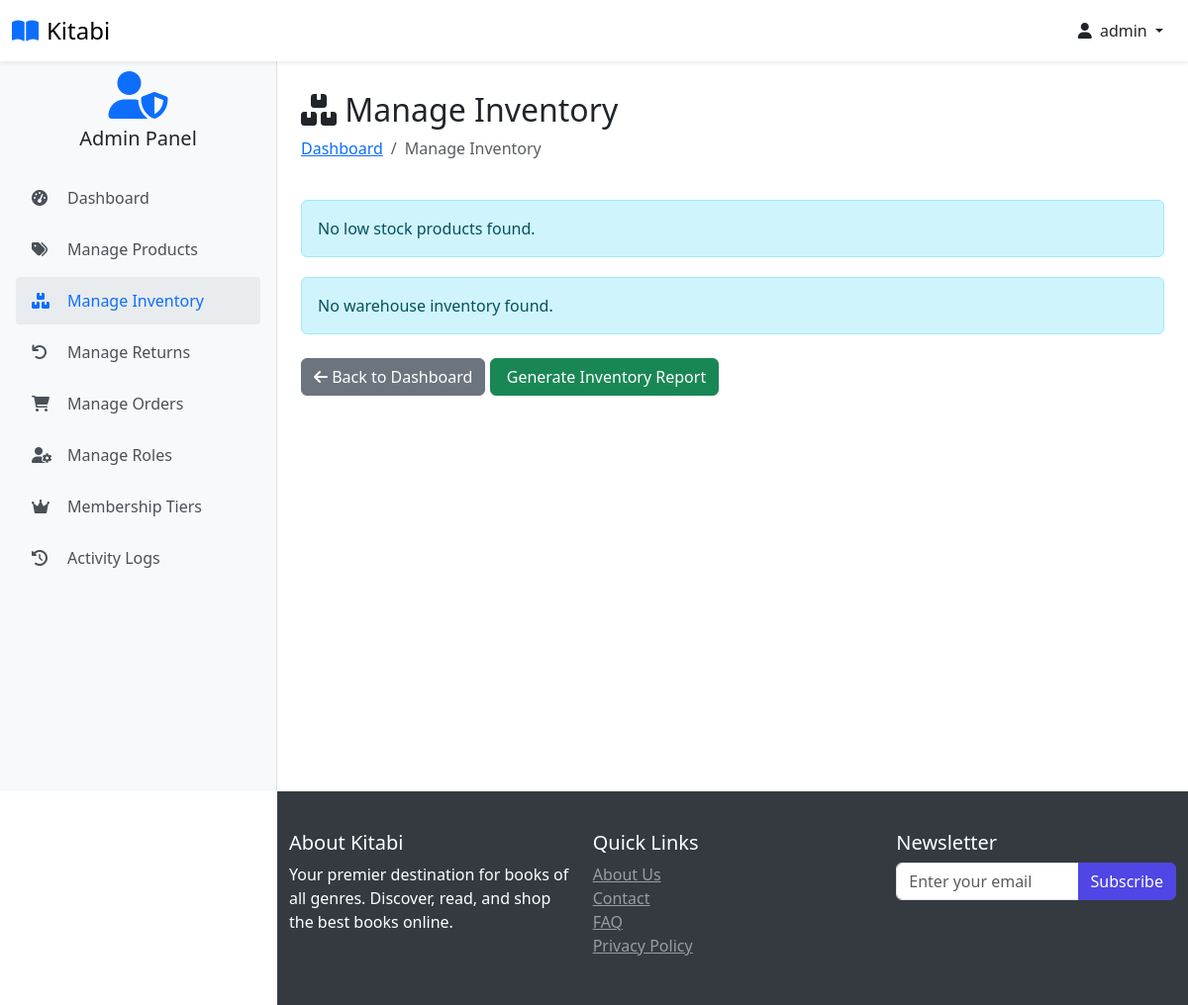
Before: /inventory-management (signed in) with the older database file.
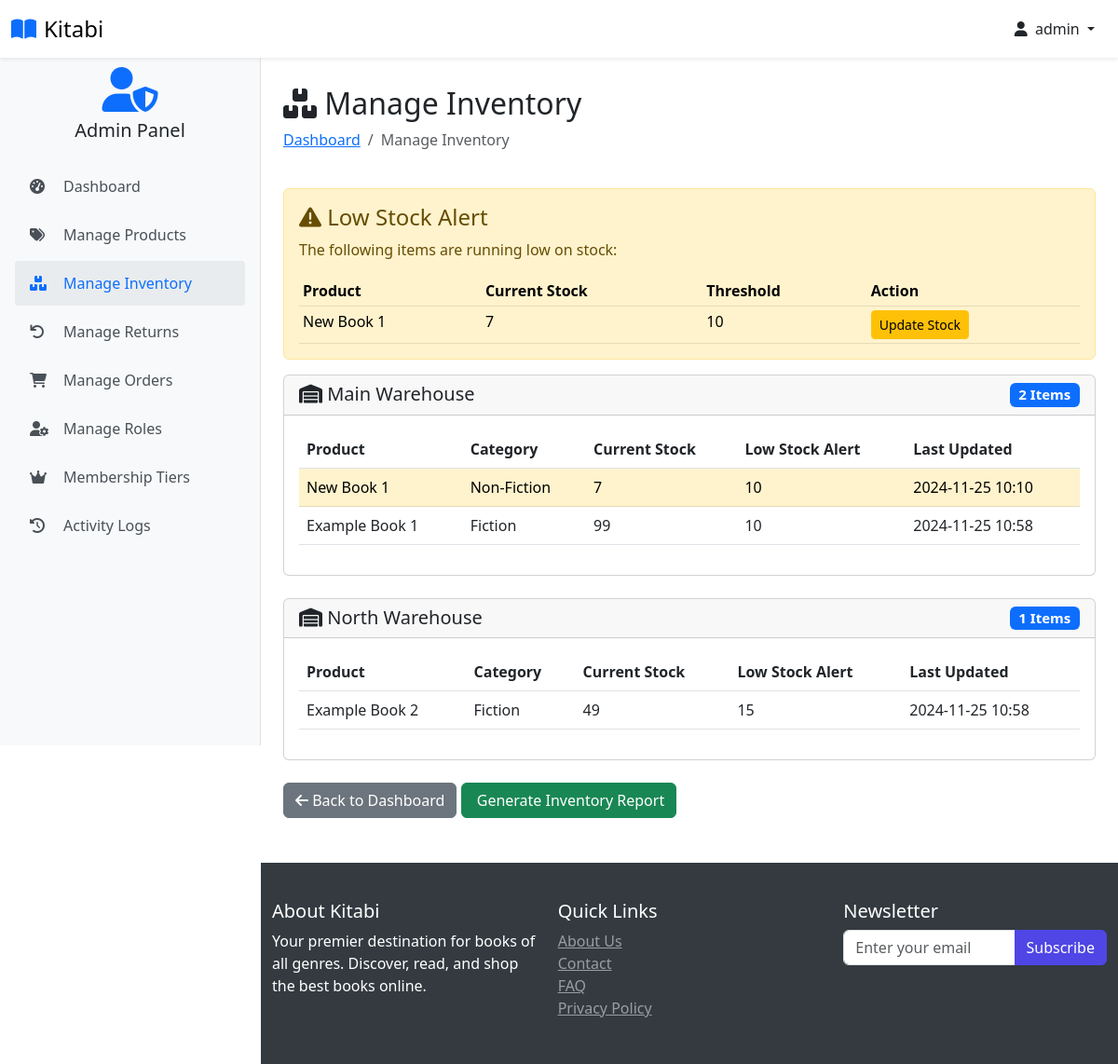
After: the same page with the newer database file.
### website/models.py (models this page shows, shortened)
class Product(db.Model):
    id = db.Column(db.Integer, primary_key=True)
    product_name = db.Column(db.String(100), nullable=False)
    author = db.Column(db.String(100), nullable=False)
    rating = db.Column(db.Float, nullable=False)
    current_price = db.Column(db.Float, nullable=False)
    in_stock = db.Column(db.Integer, nullable=False)
    low_stock_threshold = db.Column(db.Integer, default=10)
    warehouse_location = db.Column(db.String(100), nullable=False, default='Main Warehouse')
    promotion_percentage = db.Column(db.Integer, default=0)
    discounted_price = db.Column(db.Float, nullable=True)
    product_picture = db.Column(db.String(1000), nullable=False)
    flash_sale = db.Column(db.Boolean, default=False)
    date_added = db.Column(db.DateTime, default=datetime.utcnow)
    category_id = db.Column(db.Integer, db.ForeignKey('category.id'), nullable=False)
    subcategory_id = db.Column(db.Integer, db.ForeignKey('sub_category.id'), nullable=False)
    last_stock_update = db.Column(db.DateTime, default=datetime.utcnow)
    returns = db.relationship('Return', foreign_keys='Return.product_link', back_populates='product', lazy=True)
    carts = db.relationship('Cart', back_populates='product', lazy=True)
    orders = db.relationship('Order', back_populates='product', lazy=True)
    stock_history = db.relationship('StockHistory', back_populates='product', lazy=True)
    category = db.relationship('Category', back_populates='products')
    subcategory = db.relationship('SubCategory', back_populates='products')

class Category(db.Model):
    id = db.Column(db.Integer, primary_key=True)
    name = db.Column(db.String(100), nullable=False, unique=True)
    products = db.relationship('Product', back_populates='category', lazy=True)
    subcategories = db.relationship('SubCategory', back_populates='category', lazy=True)

### website/admin.py (the view)
@admin.route('/inventory-management')
@login_required
@admin_required
@check_permission('manage_inventory')
def inventory_management():
    try:
        products = Product.query.options(
            joinedload(Product.category)
        ).all()
        print(f"Found {len(products)} products")  # Debug print
        low_stock_products = Product.query.filter(
            Product.in_stock <= Product.low_stock_threshold
        ).options(
            joinedload(Product.category)
        ).all()
        print(f"Found {len(low_stock_products)} low stock products")  # Debug print
        warehouse_inventory = {}
        for product in products:
            warehouse_location = product.warehouse_location or 'Main Warehouse'
            if warehouse_location not in warehouse_inventory:
                warehouse_inventory[warehouse_location] = []
            warehouse_inventory[warehouse_location].append(product)
        print(f"Warehouse inventory: {warehouse_inventory.keys()}")  # Debug print
        for warehouse, items in warehouse_inventory.items():
            print(f"Warehouse {warehouse}: {len(items)} items")  # Debug print
        for product in products[:1]:  # Check first product as example
            print(f"""
            Product debug info:
            - Name: {product.product_name}
            - Stock: {product.in_stock}
            - Threshold: {product.low_stock_threshold}
            - Warehouse: {product.warehouse_location}
            - Category: {product.category.name if product.category else 'No category'}
            - Last Update: {product.last_stock_update}
            """)
        return render_template(
            'inventory_management.html',
            products=products,
            low_stock_products=low_stock_products,
            warehouse_inventory=warehouse_inventory
        )
    except Exception as e:
        print(f"Error in inventory management: {str(e)}")  # Debug print
        flash('Error loading inventory management page', 'error')
        return redirect(url_for('admin.admin_page'))

### website/models.py (called while the page is built)
    @property
    def is_admin(self):
        return self.is_admin_val or any(
            role.name in ['Super Admin', 'Product Manager', 'Order Manager']
            for role in self.roles
        )

    def has_permission(self, permission):
        if not self.roles:
            return False
        for role in self.roles:
            permissions = role.permissions or []
            if permission in permissions:
                return True
        return False

### website/templates/inventory_management.html (shortened to what the changed rows need)
{% extends 'base.html' %}
{% block body %}
 <div class="container pt-2">
    <div class="row mb-4">
        <div class="col">
            <h2><i class="fas fa-boxes"></i> Manage Inventory</h2>
        </div>
    </div>
    {% if low_stock_products %}
    <div class="alert alert-warning" role="alert">
        <h4 class="alert-heading"><i class="fas fa-exclamation-triangle"></i> Low Stock Alert</h4>
        <p>The following items are running low on stock:</p>
        <div class="table-responsive">
            <table class="table table-warning table-sm mb-0">
                <thead>
                    <tr>
                        <th>Product</th>
                        <th>Current Stock</th>
                        <th>Threshold</th>
                        <th>Action</th>
                    </tr>
                </thead>
                <tbody>
                    {% for product in low_stock_products %}
                    <tr>
                        <td>{{ product.product_name }}</td>
                        <td>{{ product.in_stock }}</td>
                        <td>{{ product.low_stock_threshold }}</td>
                        <td>
                            <a href="{{ url_for('admin.update_inventory', product_id=product.id) }}"
                               class="btn btn-sm btn-warning">
                                Update Stock
                            </a>
                        </td>
                    </tr>
                    {% endfor %}
                </tbody>
            </table>
        </div>
    </div>
    {% else %}
    <div class="alert alert-info">No low stock products found.</div>
    {% endif %}
    {% if warehouse_inventory %}
        {% for warehouse, items in warehouse_inventory.items() %}
        <div class="card mb-4">
            <div class="card-header">
                <h5 class="mb-0">
                    <i class="fas fa-warehouse"></i> {{ warehouse }}
                    <span class="badge bg-primary float-end">{{ items|length }} Items</span>
                </h5>
            </div>
            <div class="card-body">
                {% if items %}
                <div class="table-responsive">
                    <table class="table table-hover">
                        <thead>
                            <tr>
                                <th>Product</th>
                                <th>Category</th>
                                <th>Current Stock</th>
                                <th>Low Stock Alert</th>
                                <th>Last Updated</th>
                            </tr>
                        </thead>
                        <tbody>
                            {% for product in items %}
                            <tr {% if product.in_stock <= product.low_stock_threshold %}class="table-warning"{% endif %}>
                                <td>{{ product.product_name }}</td>
                                <td>{{ product.category.name if product.category else 'No category' }}</td>
                                <td>{{ product.in_stock }}</td>
                                <td>{{ product.low_stock_threshold }}</td>
                                <td>{{ product.last_stock_update.strftime('%Y-%m-%d %H:%M') if product.last_stock_update else 'Never' }}</td>
                            </tr>
                            {% endfor %}
                        </tbody>
                    </table>
                </div>
                {% else %}
                <p class="text-muted">No items in this warehouse.</p>
                {% endif %}
            </div>
        </div>
        {% endfor %}
    {% else %}
    <div class="alert alert-info">No warehouse inventory found.</div>
    {% endif %}
    <div class="row mt-4 mb-5">
        <div class="col">
        </div>
    </div>
</div>
{% endblock %}

Changed rows visible on the page:
added Product: product_name "New Book 1", in_stock "7", low_stock_threshold "10", warehouse_location "Main Warehouse", items "2", category "Non-Fiction", last_stock_update "2024-11-25 10:10"
added Product: product_name "Example Book 1", category "Fiction", in_stock "99", low_stock_threshold "10", last_stock_update "2024-11-25 10:58", shown under "Main Warehouse"
added Product: warehouse_location "North Warehouse", items "1", product_name "Example Book 2", category "Fiction", in_stock "49", low_stock_threshold "15", last_stock_update "2024-11-25 10:58"
Other visible differences:
text no longer shown: "No low stock products found. No warehouse inventory found."
text now shown: "Low Stock Alert The following items are running low on stock: Product Current Stock Threshold Action"
